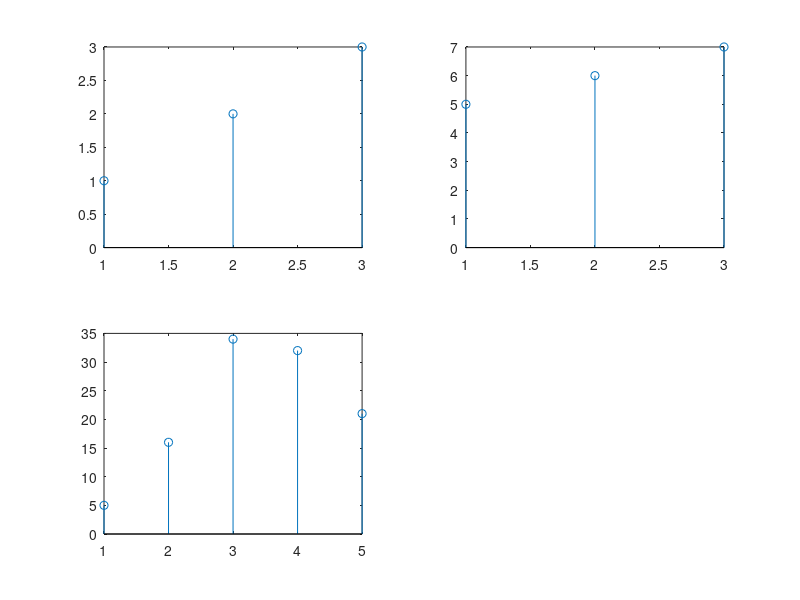

Write MATLAB code to recreate this figure.
clc;
close all;
clear all;
subplot(2,2,1)
a=[1 2 3];
stem (a)
subplot(2,2,2)
b = [5 6 7];
stem(b)
subplot(2,2,3)
c=conv(a,b)
stem(c)